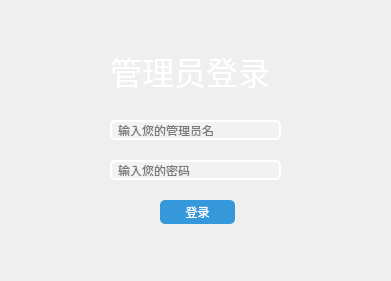
<?xml version="1.0" encoding="UTF-8"?>
<ui version="4.0">
 <class>admin_login</class>
 <widget class="QWidget" name="admin_login">
  <property name="geometry">
   <rect>
    <x>0</x>
    <y>0</y>
    <width>391</width>
    <height>281</height>
   </rect>
  </property>
  <property name="sizePolicy">
   <sizepolicy hsizetype="Fixed" vsizetype="Fixed">
    <horstretch>0</horstretch>
    <verstretch>0</verstretch>
   </sizepolicy>
  </property>
  <property name="minimumSize">
   <size>
    <width>391</width>
    <height>281</height>
   </size>
  </property>
  <property name="maximumSize">
   <size>
    <width>391</width>
    <height>281</height>
   </size>
  </property>
  <property name="windowTitle">
   <string>管理员登陆</string>
  </property>
  <property name="windowIcon">
   <iconset>
    <normaloff>../image/logo.png</normaloff>../image/logo.png</iconset>
  </property>
  <property name="styleSheet">
   <string>
        QWidget#admin_login {
        background: qlineargradient(x1:0, y1:0, x2:1, y2:1,
        stop:0 #2c3e50, stop:1 #3498db);
        }
      </string>
  </property>
  <widget class="QLabel" name="label">
   <property name="geometry">
    <rect>
     <x>110</x>
     <y>20</y>
     <width>161</width>
     <height>101</height>
    </rect>
   </property>
   <property name="font">
    <font>
     <family>Impact</family>
     <pointsize>24</pointsize>
    </font>
   </property>
   <property name="styleSheet">
    <string>
          QLabel#label {
          color: #ffffff;
          }
        </string>
   </property>
   <property name="text">
    <string>管理员登录</string>
   </property>
  </widget>
  <widget class="QPushButton" name="login">
   <property name="geometry">
    <rect>
     <x>160</x>
     <y>200</y>
     <width>75</width>
     <height>24</height>
    </rect>
   </property>
   <property name="styleSheet">
    <string>
          QPushButton#login {
          background-color: #3498db;
          color: #ffffff;
          border: none;
          border-radius: 5px;
          padding: 5px 10px;
          }
          QPushButton#login:hover {
          background-color: #45aaf2;
          }
          QPushButton#login:pressed {
          background-color: #2980b9;
          }
        </string>
   </property>
   <property name="text">
    <string>登录</string>
   </property>
  </widget>
  <widget class="QLineEdit" name="adname">
   <property name="geometry">
    <rect>
     <x>110</x>
     <y>120</y>
     <width>171</width>
     <height>20</height>
    </rect>
   </property>
   <property name="styleSheet">
    <string notr="true">
          QLineEdit#adname {
          border: 2px solid #ffffff;
          border-radius: 5px;
          padding: 2px 4px;
          background-color: #f2f2f2;
          
          }
        </string>
   </property>
   <property name="text">
    <string/>
   </property>
   <property name="placeholderText">
    <string>输入您的管理员名</string>
   </property>
  </widget>
  <widget class="QLineEdit" name="passwords">
   <property name="geometry">
    <rect>
     <x>110</x>
     <y>160</y>
     <width>171</width>
     <height>20</height>
    </rect>
   </property>
   <property name="contextMenuPolicy">
    <enum>Qt::NoContextMenu</enum>
   </property>
   <property name="styleSheet">
    <string notr="true">
          QLineEdit#passwords {
          border: 2px solid #ffffff;
          border-radius: 5px;
          padding: 2px 4px;
          background-color: #f2f2f2;
          
          }
        </string>
   </property>
   <property name="text">
    <string/>
   </property>
   <property name="echoMode">
    <enum>QLineEdit::Password</enum>
   </property>
   <property name="placeholderText">
    <string>输入您的密码</string>
   </property>
  </widget>
 </widget>
 <resources/>
 <connections/>
</ui>
